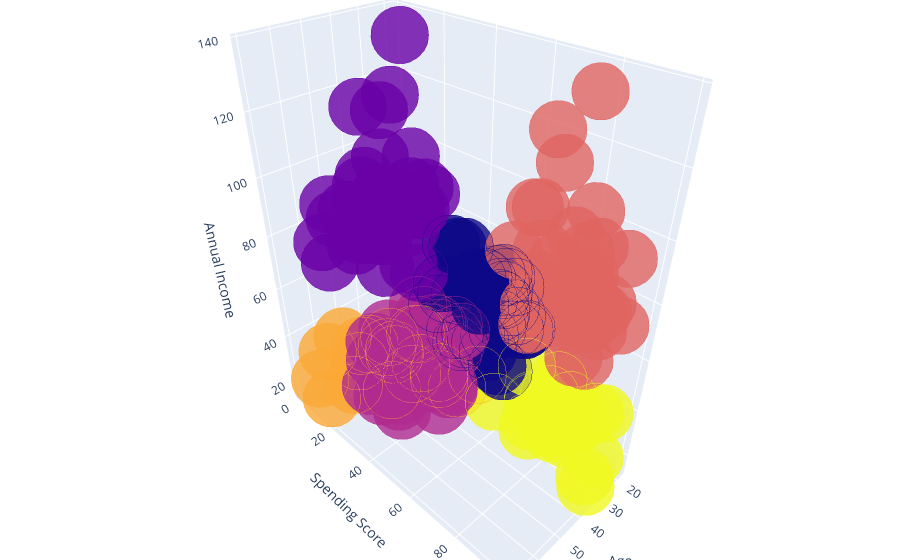

Notebook code cell kept with this figure:
### Code cell
import plotly as py
import plotly.graph_objs as go

algorithm = (KMeans(n_clusters = 6 ,init='k-means++', n_init = 10 ,max_iter=300,
                        tol=0.0001,  random_state= 111  , algorithm='elkan') )
algorithm.fit(X3)
labels3 = algorithm.labels_
centroids3 = algorithm.cluster_centers_


df['label3'] =  labels3
trace1 = go.Scatter3d(
    x= df['Age'],
    y= df['Spending Score (1-100)'],
    z= df['Annual Income (k$)'],
    mode='markers',
     marker=dict(
        color = df['label3'],
        size= 20,
        line=dict(
            color= df['label3'],
            width= 12
        ),
        opacity=0.8
     )
)
data = [trace1]
layout = go.Layout(
    margin=dict(
        l=0,
        r=0,
        b=0,
        t=0
    ),
    title= 'Clusters',
    scene = dict(
            xaxis = dict(title  = 'Age'),
            yaxis = dict(title  = 'Spending Score'),
            zaxis = dict(title  = 'Annual Income')
        )
)
fig = go.Figure(data=data, layout=layout)
py.offline.iplot(fig)

### Figure 1 — Plotly figure (JSON) as saved in the notebook; plotly's stock layout.template omitted (floating-point values rounded to 4 significant figures; data arrays with more than 128 entries replaced by an {"elided": "..."} marker saying what was removed)
{"data": [{"marker": {"color": {"elided": "200 int values"}, "line": {"color": {"elided": "200 int values"}, "width": 12}, "opacity": 0.8, "size": 20}, "mode": "markers", "type": "scatter3d", "x": {"elided": "200 int values"}, "y": {"elided": "200 int values"}, "z": {"elided": "200 int values"}}], "layout": {"margin": {"b": 0, "l": 0, "r": 0, "t": 0}, "scene": {"xaxis": {"title": {"text": "Age"}}, "yaxis": {"title": {"text": "Spending Score"}}, "zaxis": {"title": {"text": "Annual Income"}}}, "title": {"text": "Clusters"}}}
